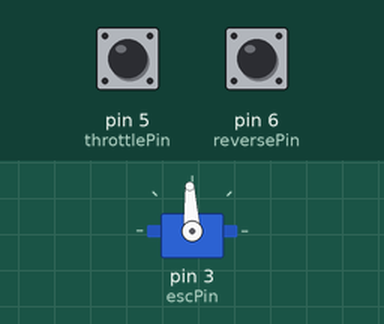
Simulated run of this sketch. Board: Arduino Uno, built with avr-gcc and run on an emulated ATmega328P. Shown: servo. The inputs (shaded band) are chosen by the test bench; at power-on: pin 5 (throttlePin) HIGH, pin 6 (reversePin) HIGH. What the sketch prints to the serial monitor is not drawn.

Above: at 1.2 s.
1.3 s: pin 5 (throttlePin) pulled LOW for 0.15 s
At 1.37 s:
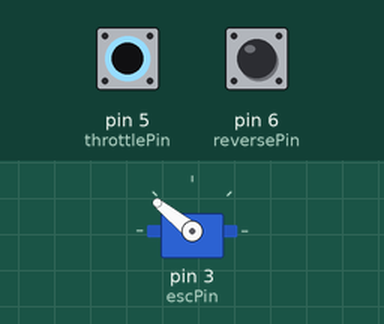
2.9 s: pin 6 (reversePin) pulled LOW for 0.15 s
At 2.97 s:
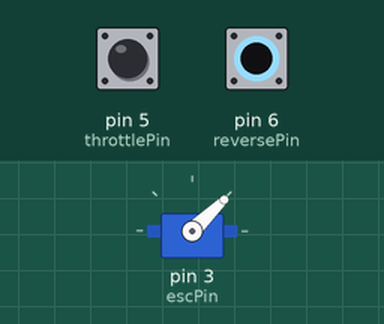
4.5 s: pin 6 (reversePin) pulled LOW for 3.2 s
At 8.6 s:
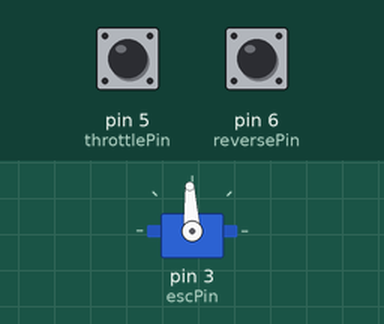
9.2 s: pin 5 (throttlePin) pulled LOW for 3.2 s
At 9.6 s:
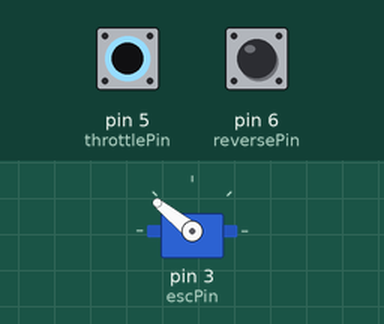
13.9 s: pin 5 (throttlePin) driven LOW and pin 6 (reversePin) driven LOW
At 14.4 s:
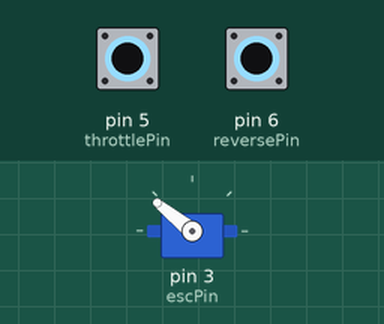
16.9 s: pin 5 (throttlePin) pulsed HIGH 5 times (0.12 s each, 0.3 s apart)
At 17.11 s:
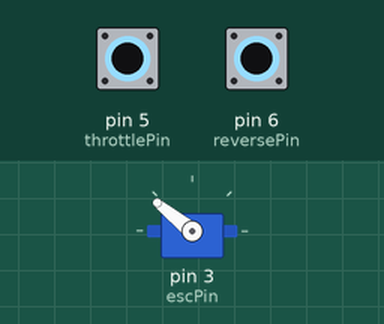
Timing chart, 0 to 19.9 s (numbered marks = the images above; inputs shaded):
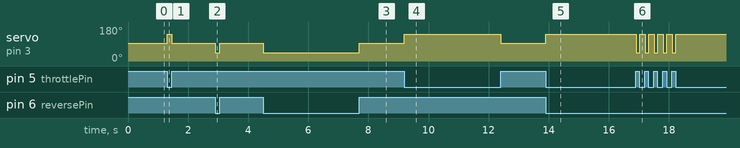

The sketch:

calibration.ino
```cpp
/*
 * Code to calibrate the ESC's for the soccer robots
 * 2000 = full forward
 * 1500 = neutral
 * 1000 = full reverse
 * WUSTL ASME Soccer Robots
 * Author: Patrick Naughton
 * 1/23/18
 */
#include <Servo.h>

int throttlePin = 5;
int reversePin = 6;
int escPin = 3;
Servo esc;

void setup(){
  Serial.begin(9600);
  pinMode(throttlePin, INPUT_PULLUP);
  pinMode(reversePin, INPUT_PULLUP);
  esc.attach(escPin);
}

void loop(){
  if(digitalRead(throttlePin) == LOW){
    Serial.println("high");
    esc.writeMicroseconds(2000);
  }else if(digitalRead(reversePin) == LOW){
    Serial.println("low");
    esc.writeMicroseconds(1000);
  }else{
    esc.writeMicroseconds(1500);
  }
}
```

Measured:
- after the input at 1.3 s, servo on pin 3 (escPin): 93° → 141° at once, → 93° 0.15 s later
- after the input at 2.9 s, servo on pin 3 (escPin): 93° → 44° at once, → 93° 0.15 s later
- after the input at 4.5 s, servo on pin 3 (escPin): 93° → 44° at once, → 93° 3.2 s later
- after the input at 9.2 s, servo on pin 3 (escPin): 93° → 141° at once, → 93° 3.2 s later
- after the input at 13.9 s, servo on pin 3 (escPin): 93° → 141° at once
- after the input at 16.9 s, servo on pin 3 (escPin): alternates 141° for 0.18 s and 44° for 0.12 s, 10 changes in all, then stays 141°, starting at once
